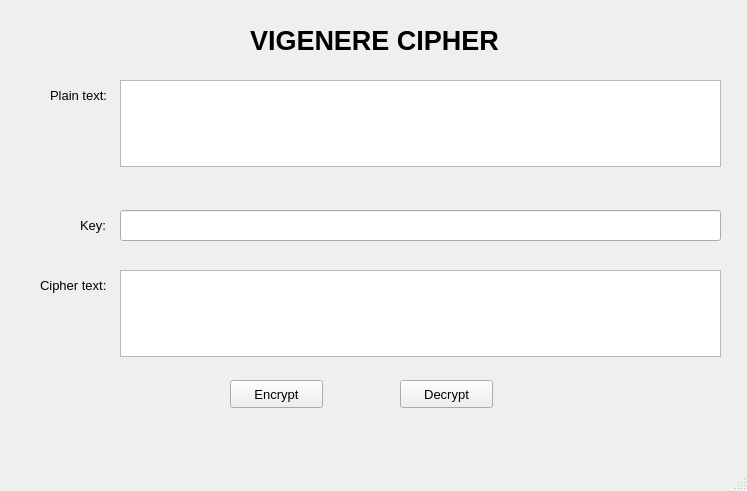
<?xml version="1.0" encoding="UTF-8"?>
<ui version="4.0">
 <class>MainWindow</class>
 <widget class="QMainWindow" name="MainWindow">
  <property name="geometry">
   <rect>
    <x>0</x>
    <y>0</y>
    <width>747</width>
    <height>491</height>
   </rect>
  </property>
  <property name="windowTitle">
   <string>MainWindow</string>
  </property>
  <widget class="QWidget" name="centralwidget">
   <widget class="QLabel" name="label">
    <property name="geometry">
     <rect>
      <x>250</x>
      <y>0</y>
      <width>271</width>
      <height>81</height>
     </rect>
    </property>
    <property name="font">
     <font>
      <pointsize>20</pointsize>
      <weight>75</weight>
      <bold>true</bold>
     </font>
    </property>
    <property name="text">
     <string>VIGENERE CIPHER</string>
    </property>
   </widget>
   <widget class="QTextEdit" name="txt_cipher">
    <property name="geometry">
     <rect>
      <x>120</x>
      <y>270</y>
      <width>601</width>
      <height>87</height>
     </rect>
    </property>
    <property name="readOnly">
     <bool>true</bool>
    </property>
   </widget>
   <widget class="QLabel" name="txt_plainText">
    <property name="geometry">
     <rect>
      <x>50</x>
      <y>80</y>
      <width>61</width>
      <height>31</height>
     </rect>
    </property>
    <property name="font">
     <font>
      <pointsize>10</pointsize>
     </font>
    </property>
    <property name="text">
     <string>Plain text:</string>
    </property>
   </widget>
   <widget class="QLabel" name="txt_cipherText">
    <property name="geometry">
     <rect>
      <x>40</x>
      <y>270</y>
      <width>71</width>
      <height>31</height>
     </rect>
    </property>
    <property name="font">
     <font>
      <pointsize>10</pointsize>
     </font>
    </property>
    <property name="text">
     <string>Cipher text:</string>
    </property>
   </widget>
   <widget class="QPushButton" name="btn_decrypt">
    <property name="geometry">
     <rect>
      <x>400</x>
      <y>380</y>
      <width>93</width>
      <height>28</height>
     </rect>
    </property>
    <property name="font">
     <font>
      <pointsize>10</pointsize>
     </font>
    </property>
    <property name="text">
     <string>Decrypt</string>
    </property>
   </widget>
   <widget class="QPushButton" name="btn_encrypt">
    <property name="geometry">
     <rect>
      <x>230</x>
      <y>380</y>
      <width>93</width>
      <height>28</height>
     </rect>
    </property>
    <property name="font">
     <font>
      <pointsize>10</pointsize>
     </font>
    </property>
    <property name="text">
     <string>Encrypt</string>
    </property>
   </widget>
   <widget class="QLabel" name="txt_key1">
    <property name="geometry">
     <rect>
      <x>80</x>
      <y>210</y>
      <width>31</width>
      <height>31</height>
     </rect>
    </property>
    <property name="font">
     <font>
      <pointsize>10</pointsize>
     </font>
    </property>
    <property name="text">
     <string>Key:</string>
    </property>
   </widget>
   <widget class="QTextEdit" name="txt_plain">
    <property name="geometry">
     <rect>
      <x>120</x>
      <y>80</y>
      <width>601</width>
      <height>87</height>
     </rect>
    </property>
   </widget>
   <widget class="QLineEdit" name="txt_key">
    <property name="geometry">
     <rect>
      <x>120</x>
      <y>210</y>
      <width>601</width>
      <height>31</height>
     </rect>
    </property>
   </widget>
  </widget>
  <widget class="QMenuBar" name="menubar">
   <property name="geometry">
    <rect>
     <x>0</x>
     <y>0</y>
     <width>747</width>
     <height>21</height>
    </rect>
   </property>
  </widget>
  <widget class="QStatusBar" name="statusbar"/>
 </widget>
 <resources/>
 <connections/>
</ui>
